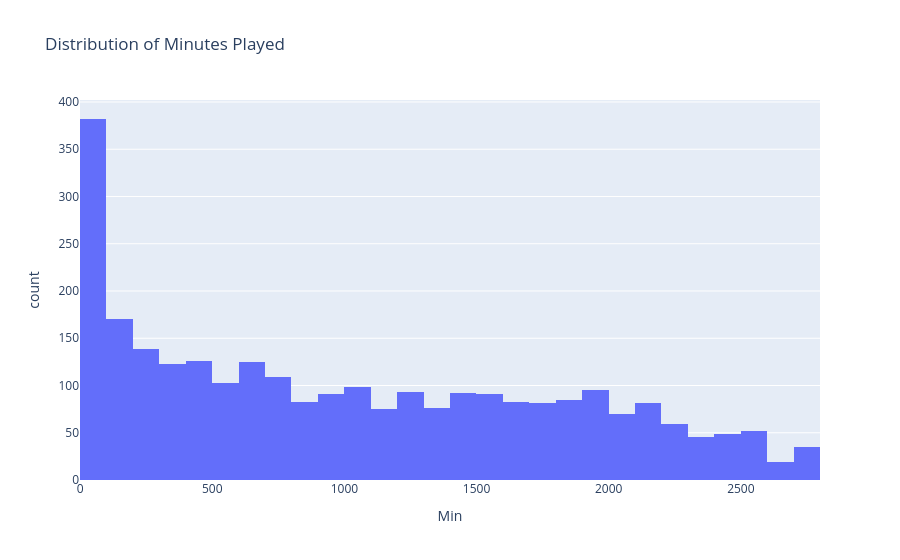

Notebook source saved alongside this figure:
### Code cell
fig = px.histogram(
    df_eda,
    x="Min",
    nbins=50,
    title="Distribution of Minutes Played"
)

fig.show()

print(df_eda["Min"].describe())

### Figure 1 — Plotly figure (JSON) as saved in the notebook; plotly's stock layout.template omitted (floating-point values rounded to 4 significant figures; data arrays with more than 128 entries replaced by an {"elided": "..."} marker saying what was removed)
{"data": [{"bingroup": "x", "hovertemplate": "Min=%{x}<br>count=%{y}<extra></extra>", "legendgroup": "", "marker": {"color": "#636efa", "pattern": {"shape": ""}}, "name": "", "nbinsx": 50, "orientation": "v", "showlegend": false, "type": "histogram", "x": {"elided": "2731 int values"}, "xaxis": "x", "yaxis": "y"}], "layout": {"barmode": "relative", "legend": {"tracegroupgap": 0}, "title": {"text": "Distribution of Minutes Played"}, "xaxis": {"anchor": "y", "domain": [0, 1], "title": {"text": "Min"}}, "yaxis": {"anchor": "x", "domain": [0, 1], "title": {"text": "count"}}}}
